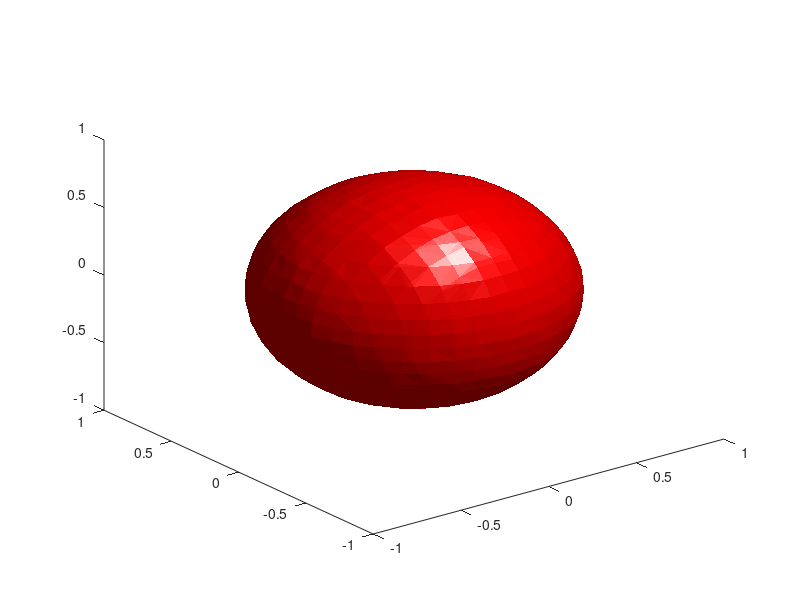

The MATLAB source for this figure: (Note: this script raises an error after producing the figure.)
n = 5000; 
X = 2*rand(n,3)-1; 
v = sum(X.^2,2);
delta = 0.1; 
d = -1:delta:1;
[x0,y0,z0] = meshgrid(d,d,d); 
X0 = [x0(:), y0(:), z0(:)];
v0 = griddatan(X,v,X0); 
v0 = reshape(v0, size(x0));
p = patch(isosurface(x0,y0,z0,v0,0.6));
isonormals(x0,y0,z0,v0,p);
set(p,'FaceColor','red','EdgeColor','none');
view(3); 
camlight; 
lighting phong; 
axis equal
title('Interpolated sphere from scattered data')